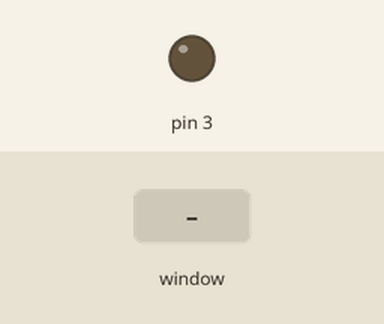
Recording of a program running on a simulated Raspberry Pi (header pin numbers). On the bench: output pins drawn as LEDs (lit = HIGH). Inputs (shaded band) come from the test bench. The desktop window is not drawn, its controls go by their first labels and the mouse button is held 0.15 s.

Above: at 1.2 s.
1.3 s: control labelled "Encender" in the window clicked
At 2.5 s:
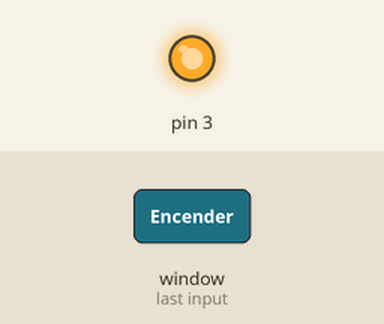
2.8 s: control labelled "Apagar" in the window clicked
At 3.9 s:
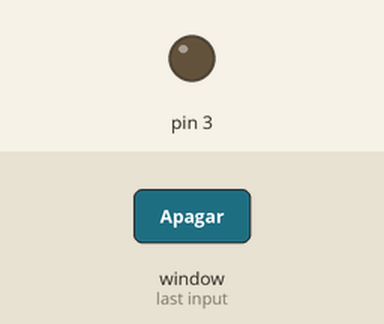
Timing chart, 0 to 5.8 s (numbered marks = the images above; inputs shaded):
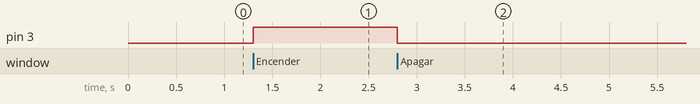

Measured:
- after the input at 1.3 s, pin 3: LOW → HIGH at once
- after the input at 2.8 s, pin 3: HIGH → LOW at once

The program:

interfaz_grafica.py
```python
#Importamos paquete tkinter
import tkinter as tk
from tkinter import ttk

# importamos el módulo de GPIO
import RPi.GPIO as GPIO

GPIO.setwarnings(False)
GPIO.setmode(GPIO.BOARD) # definimos la numeración
GPIO.setup(3, GPIO.OUT) # definimos el pin como salida

#Funciones encender y apagar
def encender():
    GPIO.output(3, GPIO.HIGH)

def apagar():
    GPIO.output(3, GPIO.LOW)

#Funcion imprimir texto
def imprime():
    print(caja_texto.get())

#Ventana
ventana = tk.Tk()
ventana.config(width=300, height=200)
ventana.title("Ventana")

#Declaracion boton encender
boton_encender = ttk.Button(text="Encender", command=encender)
boton_encender.place(x=50, y=50)

#Declaracion boton apagar
boton_apagar = ttk.Button(text="Apagar", command=apagar)
boton_apagar.place(x=150, y=50)

#etiqueta introducir texto
etiqueta_texto = ttk.Label(text="Introduce texto:")
etiqueta_texto.place(x=50, y=100)

#caja para introducir texto
caja_texto = ttk.Entry()
caja_texto.place(x=50, y=120, width=200)

#Declaracion boton imprimir
boton_imprimir = ttk.Button(text="Imprime", command=imprime)
boton_imprimir.place(x=50, y=150)

ventana.mainloop()
```
